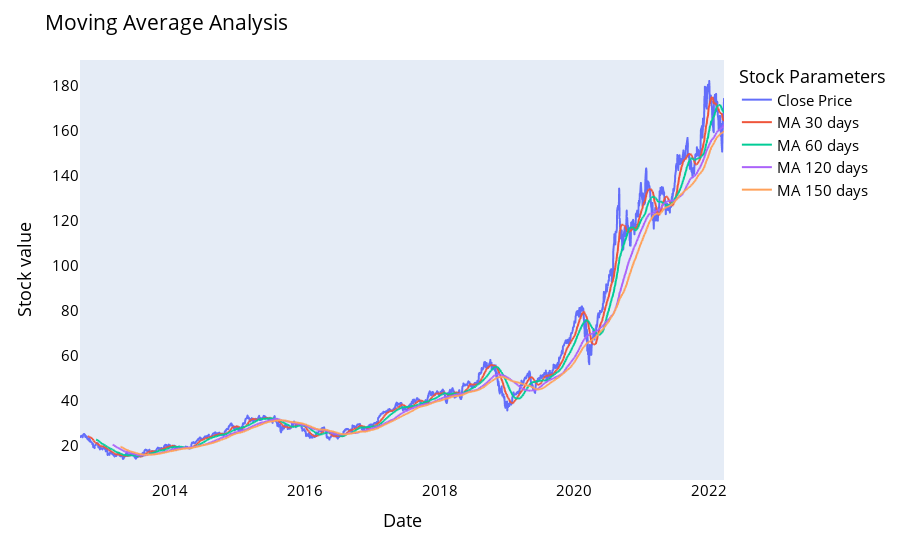

Notebook code for this chart:
### Code cell
names = cycle(['Close Price','MA 30 days','MA 60 days','MA 120 days','MA 150 days'])

fig = px.line(data, x=data.index ,y=[data['Close'],data['MA for 30 days'],data['MA for 60 days'],data['MA for 120 days'], data['MA for 150 days']],labels={'date': 'Date','value':'Stock value'})
fig.update_layout(title_text='Moving Average Analysis', font_size=15, font_color='black',legend_title_text='Stock Parameters')
fig.update_xaxes(showgrid=False)
fig.update_yaxes(showgrid=False)
fig.for_each_trace(lambda t:  t.update(name = next(names)))
fig.show()

### Figure 1 — Plotly figure (JSON) as saved in the notebook; plotly's stock layout.template omitted (floating-point values rounded to 4 significant figures; data arrays with more than 128 entries replaced by an {"elided": "..."} marker saying what was removed)
{"data": [{"hovertemplate": "variable=Close<br>Date=%{x}<br>Stock value=%{y}<extra></extra>", "legendgroup": "Close", "line": {"color": "#636efa", "dash": "solid"}, "marker": {"symbol": "circle"}, "mode": "lines", "name": "Close Price", "showlegend": true, "type": "scattergl", "x": {"elided": "2409 str values"}, "xaxis": "x", "y": {"elided": "2409 float values"}, "yaxis": "y"}, {"hovertemplate": "variable=MA for 30 days<br>Date=%{x}<br>Stock value=%{y}<extra></extra>", "legendgroup": "MA for 30 days", "line": {"color": "#EF553B", "dash": "solid"}, "marker": {"symbol": "circle"}, "mode": "lines", "name": "MA 30 days", "showlegend": true, "type": "scattergl", "x": {"elided": "2409 str values"}, "xaxis": "x", "y": {"elided": "2409 float values"}, "yaxis": "y"}, {"hovertemplate": "variable=MA for 60 days<br>Date=%{x}<br>Stock value=%{y}<extra></extra>", "legendgroup": "MA for 60 days", "line": {"color": "#00cc96", "dash": "solid"}, "marker": {"symbol": "circle"}, "mode": "lines", "name": "MA 60 days", "showlegend": true, "type": "scattergl", "x": {"elided": "2409 str values"}, "xaxis": "x", "y": {"elided": "2409 float values"}, "yaxis": "y"}, {"hovertemplate": "variable=MA for 120 days<br>Date=%{x}<br>Stock value=%{y}<extra></extra>", "legendgroup": "MA for 120 days", "line": {"color": "#ab63fa", "dash": "solid"}, "marker": {"symbol": "circle"}, "mode": "lines", "name": "MA 120 days", "showlegend": true, "type": "scattergl", "x": {"elided": "2409 str values"}, "xaxis": "x", "y": {"elided": "2409 float values"}, "yaxis": "y"}, {"hovertemplate": "variable=MA for 150 days<br>Date=%{x}<br>Stock value=%{y}<extra></extra>", "legendgroup": "MA for 150 days", "line": {"color": "#FFA15A", "dash": "solid"}, "marker": {"symbol": "circle"}, "mode": "lines", "name": "MA 150 days", "showlegend": true, "type": "scattergl", "x": {"elided": "2409 str values"}, "xaxis": "x", "y": {"elided": "2409 float values"}, "yaxis": "y"}], "layout": {"font": {"color": "black", "size": 15}, "legend": {"title": {"text": "Stock Parameters"}, "tracegroupgap": 0}, "margin": {"t": 60}, "title": {"text": "Moving Average Analysis"}, "xaxis": {"anchor": "y", "domain": [0, 1], "showgrid": false, "title": {"text": "Date"}}, "yaxis": {"anchor": "x", "domain": [0, 1], "showgrid": false, "title": {"text": "Stock value"}}}}
